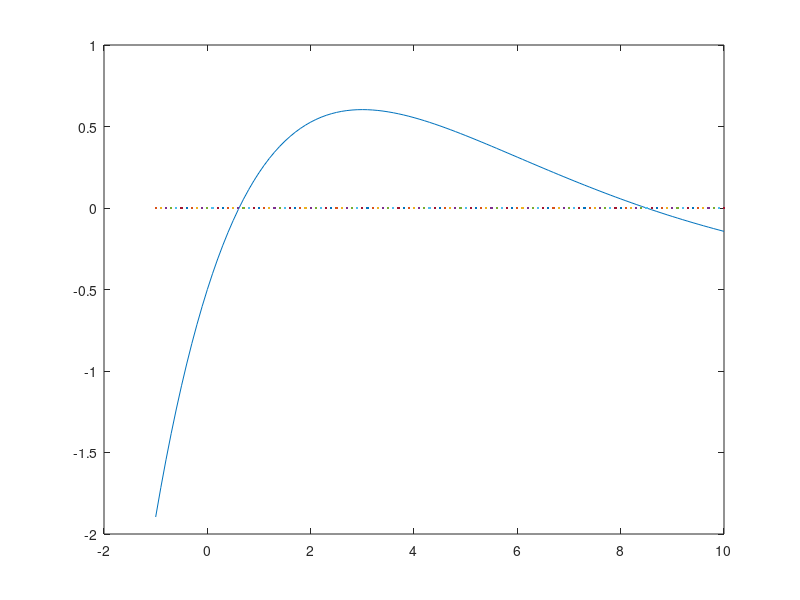

This chart was generated by the following MATLAB code:
# Aplicar N - R y biseccion

clc; clear; more off;

function y = f(x)
    y = x .* exp(-x / 3) - 0.5;
endfunction

t = -1:0.1:10;
y = f(t);
plot(t, f(t));
hold on;
plot(t, 0);
hold off;
# Dos soluciones reales
# Intervalo 1:[-1, 1]
# Intervalo 2:[7, 10] (la mayor de las soluciones)

### plot(t, sin(t), t, sin(t + 0.2), t, sin(t + 0.8), [10, 20])

# c) Aplicar biseccion
e = 0.05;
a = 7;
b = 10;
i = 0;
err = b - a;
printf("Aplicamos biseccion. Tabla:\n")
printf("Iteracion,  a            b            m       cota de error\n")

do
    i++;
    m = (a + b) / 2;
    printf("%2i, %12.4f %12.4f %12.4f %12.4f\n", i, a, b, m, err);

    if (f(a) * f(m) < 0)
        b = m;
    else
        a = m;
    endif

    err = b - a;
until err < e

printf("%2i, %12.4f %12.4f %12.4f %12.4f\n", i, a, b, m, err);

# Hacer NR en ese intervalo [a, b]
#Derivada de f, calculada a parte
printf("\nAhora en ese intervalo aplicamos Newton-Raphson\n")

function y = g(x)
    y = -((x - 3) * e^(-x / 3)) / 3;
endfunction

i = 0;
x_n = (a + b) / 2;

do i++;
    x_next = x_n - f(x_n) / g(x_n);
    err = abs(x_next - x_n) #Aprovechamos para que imprima estos valores a la consola
    x_n = x_next;
until err / abs(x_n) < 10^(-6) || i > 50

printf("Aproximacion de la raiz: %7.6f\n", x_next)
